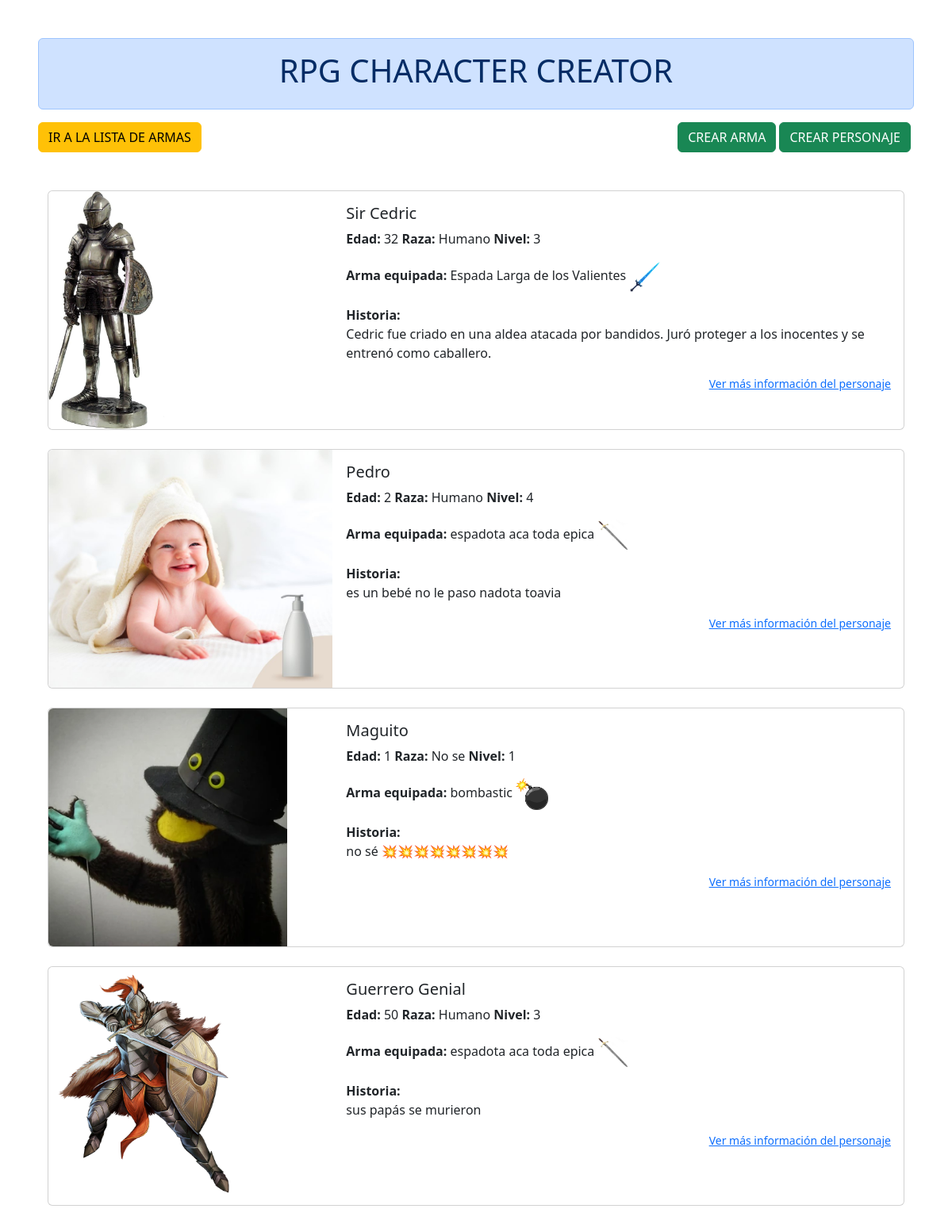
The page / on the database its author committed.
### MainApp/models.py (models this page shows, shortened)
class Character(models.Model):
    character_image = models.ImageField(upload_to='static/characters', null=True, blank=True)
    name = models.CharField(max_length=100)
    age = models.IntegerField()
    breed = models.CharField(max_length=100)
    class_name = models.CharField(max_length=100)
    inventory = models.TextField()
    equipment = models.TextField()
    backstory = models.TextField()
    appearance = models.TextField()
    personality = models.TextField()
    alignment = models.CharField(max_length=100)
    level = models.IntegerField()
    experience = models.IntegerField()
    hp = models.IntegerField()
    mp = models.IntegerField()
    strength = models.IntegerField()
    intelligence = models.IntegerField()
    agility = models.IntegerField()
    luck = models.IntegerField()
    skills = models.TextField()
    weapon = models.ForeignKey(Weapon , on_delete=models.CASCADE, null=True, blank=True)
    created_at = models.DateTimeField(auto_now_add=True)
    updated_at = models.DateTimeField(auto_now=True)

class Weapon(models.Model):
    weapon_image = models.ImageField(upload_to='static/weapons', null=True, blank=True)
    weapon_type = models.CharField(max_length=10, choices=WEAPON_TYPE_CHOICES, default='melee')
    strength_needed = models.IntegerField()
    intelligence_needed = models.IntegerField()
    name = models.CharField(max_length=100)
    damage = models.IntegerField()
    description = models.TextField()
    def __str__(self):
        return self.name

### MainApp/views.py (the view)
# urls.py: path('', MainApp.views.index, name='index'),
def index(request):
    Characters = Character.objects.all().order_by('-created_at')
    context = {
        'Characters': Characters,
    }
    return render(request, 'index.html', context)

### templates/index.html (shortened to what this page needs)
<!DOCTYPE html>
{% load static %}
<html lang="en">
<head>
    <link href="https://cdn.jsdelivr.net/npm/bootstrap@5.3.2/dist/css/bootstrap.min.css" rel="stylesheet"
 />
    <link rel="stylesheet" href="https://cdn.jsdelivr.net/npm/bootstrap-icons@1.11.3/font/bootstrap-icons.min.css" />
</head>
<body class="m-5">
    <header>
        <div class="alert alert-primary d-flex justify-content-center" role="alert">
            <h1>RPG CHARACTER CREATOR</h1>
        </div>
        <div class="d-flex justify-content-between align-items-center">
            <a href="{% url 'weapon_list' %}">
                <button type="button" class="btn btn-warning me-1">
                    IR A LA LISTA DE ARMAS
                </button>
            </a>
            <div class="d-flex justify-content-end align-items-center">
            <a href="{% url 'weapon_create' %}">
                <button type="button" class="btn btn-success me-1">
                    CREAR ARMA
                </button>
            </a>
            <a href="{% url 'character_create' %}">
                <button type="button" class="btn btn-success me-1">
                    CREAR PERSONAJE
                </button>
            </a>
        </div>
        </div>
    </header>
    <div class="container mt-5">
        <div class="row justify-content-center align-items-center g-2">
            {% for i in Characters %}
            <div class="col-12">
                <div class="card mb-3">
                    <div class="row g-0">
                        <div class="col-md-4">
                            <img src="{{ i.character_image }}" class="img-fluid rounded-start images" alt="...">
                        </div>
                        <div class="col-md-8">
                            <div class="card-body">
                                <h5 class="card-title">{{i.name}}</h5>
                                <p class="card-text"><strong>Edad:</strong> {{ i.age }} <strong>Raza:</strong> {{i.breed }} <strong>Nivel:</strong> {{ i.level }}</p>
                                <p class="card-text"><strong>Arma equipada:</strong> {{ i.weapon }}   <img src="{{ i.weapon.weapon_image }}" class="img-fluid rounded-start images w_images" alt="..."></p>
                                <p class="card-text"><strong>Historia:</strong><br>{{ i.backstory }}</p>
                                <p class="card-text"><small class="d-flex justify-content-end"><a href="/characters/{{ i.id }}">Ver más información del personaje</a></small>
                                </p>
                            </div>
                        </div>
                    </div>
                </div>
            </div>
            {% endfor %}
        </div>
    </div>
</body>
</html>

### templates/index.html (style rules this page uses)
.images { height: 300px; }
.w_images { height: 40px; }

### rows shown on the page
Character: character_image (picture), name "Sir Cedric", age "32", breed "Humano", level "3", weapon "Espada Larga de los Valientes", weapon.weapon_image (picture), backstory "Cedric fue criado en una aldea atacada por bandidos. Juró proteger a los inocentes y se entrenó como caballero."
Character: character_image (picture), name "Pedro", age "2", breed "Humano", level "4", weapon "espadota aca toda epica", weapon.weapon_image (picture), backstory "es un bebé no le paso nadota toavia"
Character: character_image (picture), name "Maguito", age "1", breed "No se", level "1", weapon "bombastic", weapon.weapon_image (picture), backstory "no sé 💥💥💥💥💥💥💥💥"
Character: character_image (picture), name "Guerrero Genial", age "50", breed "Humano", level "3", weapon "espadota aca toda epica", weapon.weapon_image (picture), backstory "sus papás se murieron"
